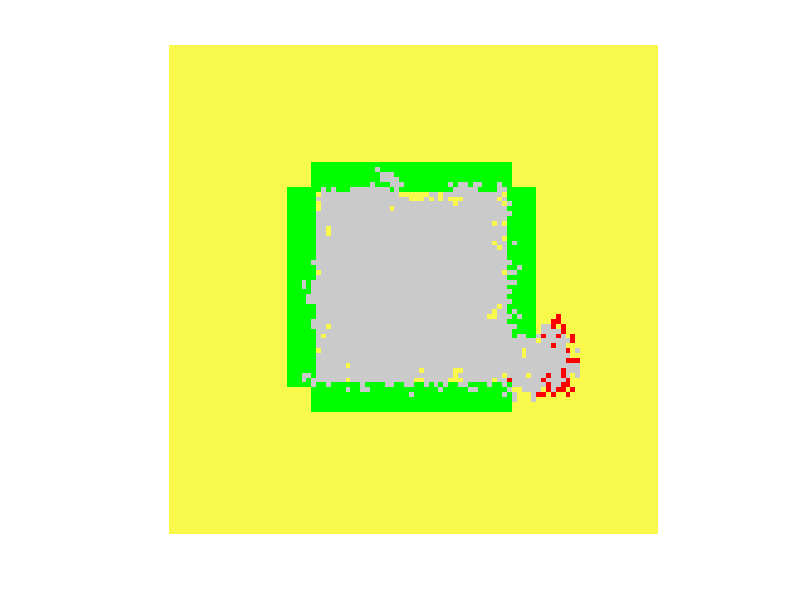
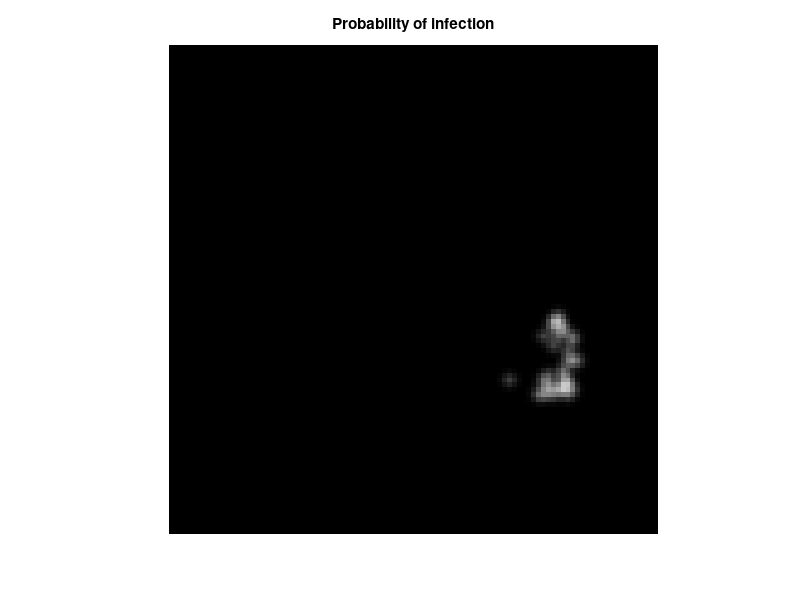
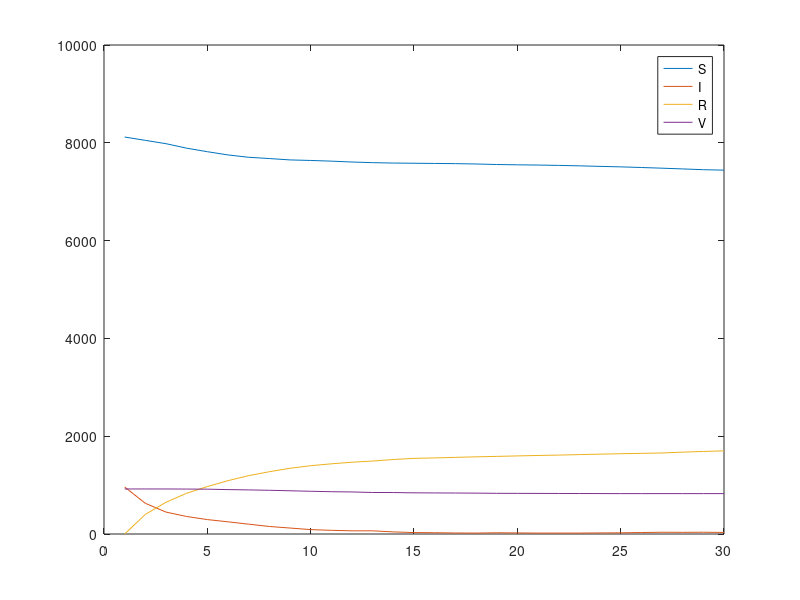

Write MATLAB code to recreate these figures, in order.
% George Zeng
% AM 115 
% Group Project 1
% 2D SIR

clc; clear all;

% Disease parameters
N = 100^2; % ideally a square number!
pI_S = 0.6;
pI_V = 0.2;
pR = 0.4;
nsteps = 30;
% Population parameters
NI = 0.1*N; % number infected
NV = 0.5*N; %number vaccinated

% matrix of population individuals
WP = sqrt(N);
P = ones(WP, WP);

% Various infection and vaccination initializations
%random points
%IV_ndx = randperm(N,NI+NV);
%P(IV_ndx(1:NI)) = 2;
%P(IV_ndx(NI:NV)) = 4;
% concentric boxes
P(35:65,35:65) = 2;
P(25:30,30:70) = 4;
P(70:75,30:70) = 4;
P(30:70,25:30) = 4;
P(30:60,70:75) = 4;


% Gaussian kernel - probability of infection decreases
% as distance to individual increases
sigma = 1;
NW = 10*sigma;
[Nx, Ny] = meshgrid(-NW:NW, -NW:NW);
G = 1./(sigma.*sqrt(2.*pi)).*exp(-(Nx.^2 + Ny.^2)./(2.*sigma^2));

S = double(P == 1);
I = double(P == 2);
R = double(P == 3);
V = double(P == 4);

% S_im = figure(1);
% I_im = figure(2);
% R_im = figure(3);
% V_im = figure(4);

pop_im = figure(10);
pI_im = figure(11);

dyn_stats = [];

for i=1:nsteps
    
    % subpopulation indicator matrices
    S = double(P == 1);
    I = double(P == 2);
    R = double(P == 3);
    V = double(P == 4);

    % show population dynamics with RGB color image
    P_im = zeros(WP,WP,3);
    P_im(:,:,1) = (S.*250 + I.*255 + R.*203 + V.*0);
    P_im(:,:,2) = (S.*250 + I.*0 + R.*203 + V.*255);
    P_im(:,:,3) = (S.*75  + I.*0 + R.*203 + V.*0);
    P_im = P_im./256;
    figure(pop_im);
    imshow(P_im);
    
    % stochastic component
    state = rand(WP,WP,1);
    pI_S_pop = pI_S.*conv2(I,G,'same');
    pI_V_pop = pI_V.*conv2(I,G,'same');
    figure(pI_im); imshow(pI_S_pop); title('Probability of infection');
    
    S2 = S.*(state > pI_S_pop);
    I2 = S.*(state <= pI_S_pop) + V.*(state <= pI_V_pop) + I.*(state > pR);
    R2 = I.*(state <= pR) + R; 
    V2 = V.*(state > pI_V_pop);
    
    % individual dynamics figures
%     figure(S_im); imshow(S2); title('S');
%     figure(I_im); imshow(I2); title('I');
%     figure(R_im); imshow(R2); title('R');
    
    % new population matrix of individuals
    P = S2 + 2*I2 + 3*R2 + 4*V2;
    
    % append current time period's stats
    i
    curr_stats = [sum(sum(S)), sum(sum(I)), sum(sum(R)), sum(sum(V))]
    dyn_stats = [dyn_stats; curr_stats];
    
end

% show aggregate dynamics over time
dynamics_im = figure(20);
plot(dyn_stats);
legend('S','I','R','V');